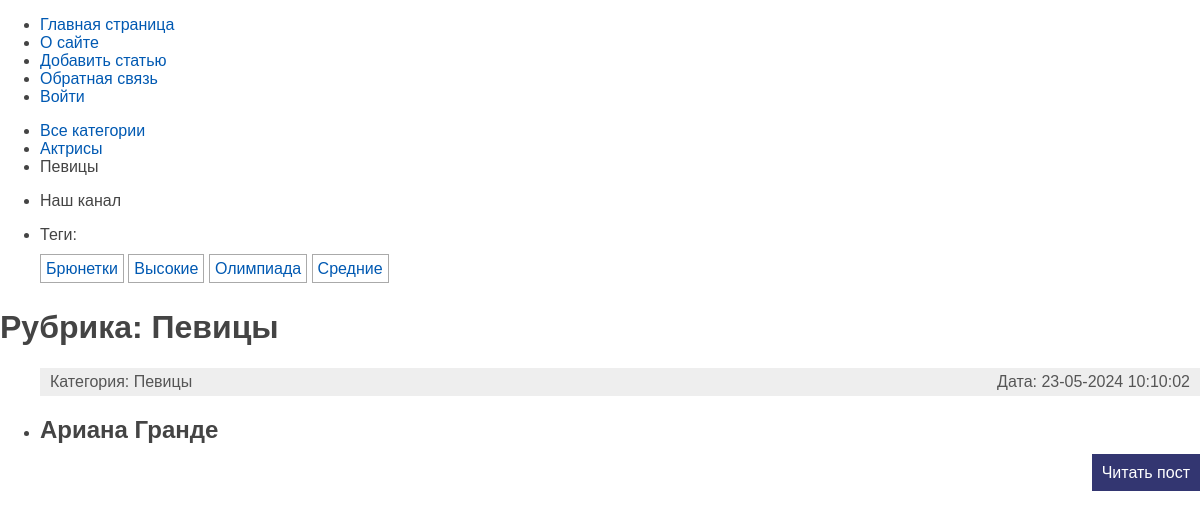
Screenshot of /category/pevicy/ with the database file from the repository.
### women/models.py (models this page shows, shortened)
class Category(models.Model):
    name = models.CharField(max_length=100, db_index=True, verbose_name = 'Категория')
    slug = models.SlugField(max_length=255, unique=True, db_index=True)
    class Meta:
        verbose_name = 'Категория'
        verbose_name_plural = 'Категории'
    def __str__(self):
        return self.name
    def get_absolute_url(self):
        return reverse("category", kwargs={"cat_slug": self.slug})

class TagPost(models.Model):
    tag = models.CharField(max_length=100, db_index=True)
    slug = models.SlugField(max_length=255, unique=True, db_index=True)
    def get_absolute_url(self):
        return reverse("tag", kwargs={"tag_slug": self.slug})

class Women(models.Model):
    class Status(models.IntegerChoices):
        DRAFT = 0, "Черновик"
        PUBLISHED = 1, "Опубликовано"
    title = models.CharField(max_length=255, verbose_name='Заголовок')
    slug = models.SlugField(max_length=255, unique=True, db_index=True, verbose_name='Slug')
    content = models.TextField(blank=True, verbose_name='Текст статьи')
    time_create = models.DateTimeField(auto_now_add=True, verbose_name='Время создания')
    time_update = models.DateTimeField(auto_now=True, verbose_name='Время изменения')
    is_published = models.BooleanField(choices=tuple(map(lambda x: (bool(x[0]), x[1]), Status.choices)),
                                       default=Status.DRAFT, verbose_name='Статус')
    cat = models.ForeignKey('Category', on_delete=models.PROTECT, related_name='posts', verbose_name='Категория')
    tags = models.ManyToManyField('TagPost', blank=True, related_name='tags', verbose_name='Теги')
    husband = models.OneToOneField('Husband', on_delete=models.SET_NULL, null=True,
                                   blank=True, related_name='wuman', verbose_name='Муж')
    objects = models.Manager()
    published = PublishedManager()
    class Meta:
        verbose_name = 'Известные женщины'
        verbose_name_plural = 'Известные женщины'
        ordering = ['-time_create']
        indexes = [
            models.Index(fields=['-time_create'])
        ]
    def get_absolute_url(self):
        return reverse("post", kwargs={"post_slug": self.slug})

### women/views.py (the view)
# urls.py: path('category/<slug:cat_slug>/', views.show_category, name='category'),
def show_category(request, cat_slug):
    category = get_object_or_404(Category, slug=cat_slug)
    posts = Women.published.filter(cat_id=category).select_related('cat')
    data = {
        'title': f'Рубрика: {category}',
        'menu': menu,
        'posts': posts,
        'cat_selected': category.pk,
    }
    return render(request, 'women/index.html', context=data)

### women/models.py (called while the page is built)
    def get_queryset(self):
        return super().get_queryset().filter(is_published=Women.Status.PUBLISHED)

### women/templatetags/women_tags.py (called while the page is built)
@register.inclusion_tag('women/list_categories.html')
def show_categories(cat_selected=0):
    cats = Category.objects.annotate(total=Count('posts')).filter(total__gt=0)
    return {"cats": cats, 'cat_selected': cat_selected}

@register.inclusion_tag('women/list_tags.html')
def show_all_tags():
    return {"tags": TagPost.objects.annotate(total=Count("tags")).filter(total__gt=0)}

### women/templates/women/index.html (shortened to what this page needs)
{% extends "base.html" %} {% block content %}
<h1>{{ title }}</h1>
<ul class="list-article">
  {% for p in posts %}
  <li>
    <div class="article-panel">
      <p class="first">Категория: {{p.cat.name}}</p>
      <p class="last">Дата: {{p.time_update|date:"d-m-Y H:i:s"}}</p>
    </div>
    <h2>{{ p.title }}</h2>
    <p class="link-read-post">
      <a href="{{ p.get_absolute_url }}">Читать пост</a>
    </p>
   {% endfor %}
</ul>
{% endblock %}

### women/templates/women/list_categories.html
{% for cat in cats %} {% if cat.id == cat_selected %}
<li class="selected">{{cat.name}}</li>
{% else %}
<li><a href="{{ cat.get_absolute_url }}">{{cat.name}}</a></li>
{% endif %} {% endfor %}

### women/templates/women/list_tags.html
{% if tags %}
<p>Теги:</p>
<ul class="tags-list">
  {% for t in tags %}
  <li><a href="{{t.get_absolute_url}}">{{t.tag}}</a></li>
  {% endfor %}
</ul>
{% endif %}

### women/static/women/css/styles.css (style rules this page uses)
html, body { font-family: "Arial"; margin: 0; padding: 0; height: 100%; width: 100%; color: #444; }
a { color: #0059b2; text-decoration: none; }
p.link-read-post { text-align: right; }
p.link-read-post a { padding: 10px; min-width: 100px; background: #333671; color: #fff; text-decoration: none; }
div.article-panel { background: #eee; padding: 5px 10px 5px 10px; box-sizing: border-box; overflow: hidden; color: #555; }
div.article-panel p.first { margin: 0; float: left; }
div.article-panel p.last { margin: 0; float: right; }
ul.tags-list { width: 100%; margin: 0; padding: 0; list-style: none; }
ul.tags-list li { margin: 0; padding: 0 0 10px; display: inline-block; }
ul.tags-list li a { padding: 5px; font-size: 16px; border: 1px solid #aaa; }

### rows the page displays
Category: name "Актрисы"
Category: name "Певицы"
TagPost: tag "Брюнетки"
TagPost: tag "Высокие"
TagPost: tag "Олимпиада"
TagPost: tag "Средние"
Women: cat.name "Певицы", time_update "23-05-2024 10:10:02", title "Ариана Гранде"

### other values shown
{{ m.title }} "О сайте" "Добавить статью" "Обратная связь" "Войти"
{{ title }} "Рубрика: Певицы"
